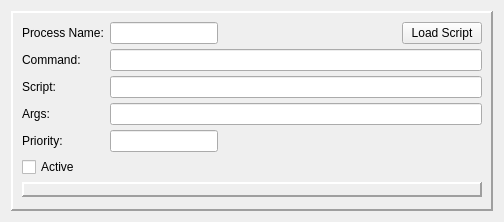
<?xml version="1.0" encoding="UTF-8"?>
<ui version="4.0">
 <class>Form</class>
 <widget class="QWidget" name="Form">
  <property name="enabled">
   <bool>true</bool>
  </property>
  <property name="geometry">
   <rect>
    <x>0</x>
    <y>0</y>
    <width>504</width>
    <height>222</height>
   </rect>
  </property>
  <property name="minimumSize">
   <size>
    <width>504</width>
    <height>222</height>
   </size>
  </property>
  <property name="maximumSize">
   <size>
    <width>504</width>
    <height>222</height>
   </size>
  </property>
  <property name="windowTitle">
   <string>Form</string>
  </property>
  <layout class="QGridLayout" name="gridLayout">
   <item row="0" column="0">
    <widget class="QFrame" name="frame">
     <property name="frameShape">
      <enum>QFrame::Panel</enum>
     </property>
     <property name="frameShadow">
      <enum>QFrame::Raised</enum>
     </property>
     <property name="lineWidth">
      <number>2</number>
     </property>
     <property name="midLineWidth">
      <number>2</number>
     </property>
     <layout class="QHBoxLayout" name="horizontalLayout">
      <item>
       <layout class="QGridLayout" name="gridLayout2">
        <property name="verticalSpacing">
         <number>5</number>
        </property>
        <item row="0" column="0">
         <widget class="QLabel" name="procNameLbl">
          <property name="sizePolicy">
           <sizepolicy hsizetype="Preferred" vsizetype="Fixed">
            <horstretch>0</horstretch>
            <verstretch>0</verstretch>
           </sizepolicy>
          </property>
          <property name="maximumSize">
           <size>
            <width>16777215</width>
            <height>16777215</height>
           </size>
          </property>
          <property name="text">
           <string>Process Name:</string>
          </property>
         </widget>
        </item>
        <item row="0" column="2">
         <spacer name="horizontalSpacer">
          <property name="orientation">
           <enum>Qt::Horizontal</enum>
          </property>
          <property name="sizeHint" stdset="0">
           <size>
            <width>98</width>
            <height>20</height>
           </size>
          </property>
         </spacer>
        </item>
        <item row="0" column="3">
         <widget class="QPushButton" name="loadScript">
          <property name="text">
           <string>Load Script</string>
          </property>
         </widget>
        </item>
        <item row="1" column="0">
         <widget class="QLabel" name="commandLbl">
          <property name="sizePolicy">
           <sizepolicy hsizetype="Preferred" vsizetype="Fixed">
            <horstretch>0</horstretch>
            <verstretch>0</verstretch>
           </sizepolicy>
          </property>
          <property name="maximumSize">
           <size>
            <width>16777215</width>
            <height>16777215</height>
           </size>
          </property>
          <property name="text">
           <string>Command:</string>
          </property>
         </widget>
        </item>
        <item row="1" column="1" colspan="3">
         <widget class="QLineEdit" name="command">
          <property name="sizePolicy">
           <sizepolicy hsizetype="Expanding" vsizetype="Fixed">
            <horstretch>0</horstretch>
            <verstretch>0</verstretch>
           </sizepolicy>
          </property>
         </widget>
        </item>
        <item row="2" column="0">
         <widget class="QLabel" name="scriptLbl">
          <property name="sizePolicy">
           <sizepolicy hsizetype="Preferred" vsizetype="Fixed">
            <horstretch>0</horstretch>
            <verstretch>0</verstretch>
           </sizepolicy>
          </property>
          <property name="maximumSize">
           <size>
            <width>16777215</width>
            <height>16777215</height>
           </size>
          </property>
          <property name="text">
           <string>Script:</string>
          </property>
         </widget>
        </item>
        <item row="2" column="1" colspan="3">
         <widget class="QLineEdit" name="script">
          <property name="sizePolicy">
           <sizepolicy hsizetype="Expanding" vsizetype="Fixed">
            <horstretch>0</horstretch>
            <verstretch>0</verstretch>
           </sizepolicy>
          </property>
         </widget>
        </item>
        <item row="3" column="0">
         <widget class="QLabel" name="argsLbl">
          <property name="sizePolicy">
           <sizepolicy hsizetype="Preferred" vsizetype="Fixed">
            <horstretch>0</horstretch>
            <verstretch>0</verstretch>
           </sizepolicy>
          </property>
          <property name="maximumSize">
           <size>
            <width>16777215</width>
            <height>16777215</height>
           </size>
          </property>
          <property name="text">
           <string>Args:</string>
          </property>
         </widget>
        </item>
        <item row="3" column="1" colspan="3">
         <widget class="QLineEdit" name="args">
          <property name="sizePolicy">
           <sizepolicy hsizetype="Expanding" vsizetype="Fixed">
            <horstretch>0</horstretch>
            <verstretch>0</verstretch>
           </sizepolicy>
          </property>
         </widget>
        </item>
        <item row="4" column="0">
         <widget class="QLabel" name="priorityLbl">
          <property name="text">
           <string>Priority:</string>
          </property>
         </widget>
        </item>
        <item row="4" column="1">
         <widget class="QLineEdit" name="priority">
          <property name="sizePolicy">
           <sizepolicy hsizetype="Fixed" vsizetype="Fixed">
            <horstretch>0</horstretch>
            <verstretch>0</verstretch>
           </sizepolicy>
          </property>
         </widget>
        </item>
        <item row="4" column="2" colspan="2">
         <spacer name="horizontalSpacer_3">
          <property name="orientation">
           <enum>Qt::Horizontal</enum>
          </property>
          <property name="sizeHint" stdset="0">
           <size>
            <width>215</width>
            <height>20</height>
           </size>
          </property>
         </spacer>
        </item>
        <item row="5" column="0">
         <widget class="QCheckBox" name="active">
          <property name="text">
           <string>Active</string>
          </property>
         </widget>
        </item>
        <item row="5" column="1" colspan="3">
         <spacer name="horizontalSpacer_2">
          <property name="orientation">
           <enum>Qt::Horizontal</enum>
          </property>
          <property name="sizeHint" stdset="0">
           <size>
            <width>368</width>
            <height>20</height>
           </size>
          </property>
         </spacer>
        </item>
        <item row="6" column="0" colspan="4">
         <widget class="QFrame" name="colorFrame">
          <property name="minimumSize">
           <size>
            <width>0</width>
            <height>15</height>
           </size>
          </property>
          <property name="maximumSize">
           <size>
            <width>16777215</width>
            <height>15</height>
           </size>
          </property>
          <property name="frameShape">
           <enum>QFrame::Panel</enum>
          </property>
          <property name="frameShadow">
           <enum>QFrame::Raised</enum>
          </property>
          <property name="lineWidth">
           <number>2</number>
          </property>
          <property name="midLineWidth">
           <number>2</number>
          </property>
         </widget>
        </item>
        <item row="0" column="1">
         <widget class="QLineEdit" name="procName">
          <property name="sizePolicy">
           <sizepolicy hsizetype="Fixed" vsizetype="Fixed">
            <horstretch>0</horstretch>
            <verstretch>0</verstretch>
           </sizepolicy>
          </property>
         </widget>
        </item>
       </layout>
      </item>
     </layout>
    </widget>
   </item>
  </layout>
 </widget>
 <resources/>
 <connections/>
</ui>
